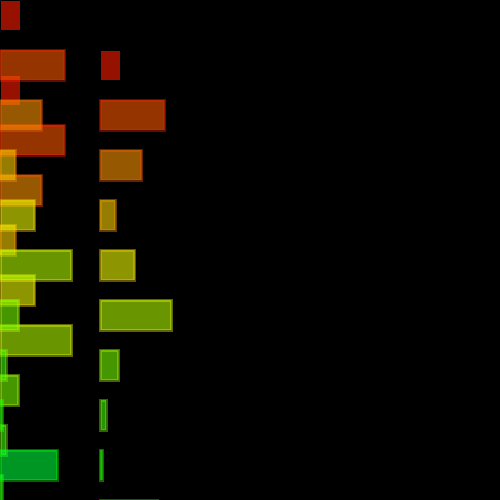
Frame 1 (no input)
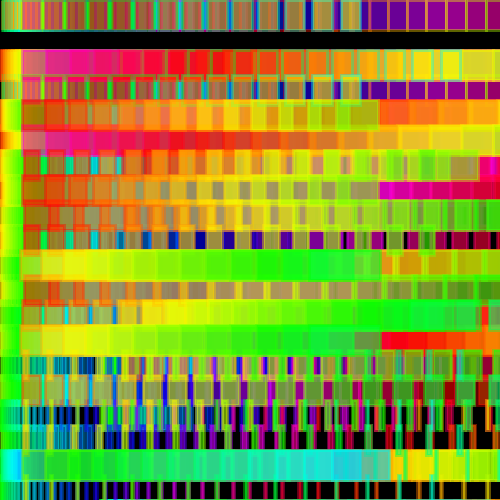
Frame 60 (the mouse pressed at the canvas centre just before this capture)
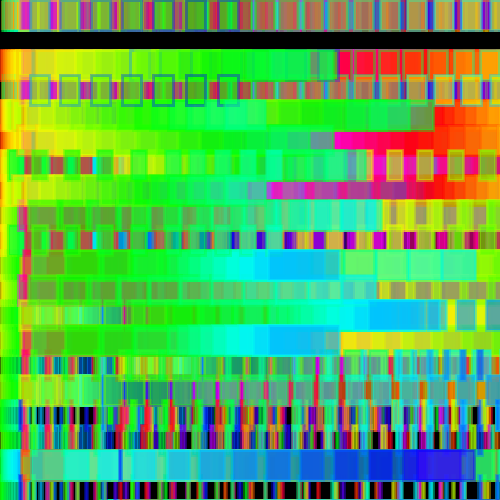
Frame 120 (the mouse held since frame 60 and released just before this capture)

The Processing sketch that drew these frames (run headless with seeded random() and noise(); from frame 60 on, the mouse is pressed at the canvas centre):

// Processing sketch: processing_117641
// ── processing_117641.pde

Circles Jerry;
Circles Vezenelle;
Circles Celesto;
Circles Lior;
Circles Joseph;
Circles Evangelo;
Circles Prymoxander;
Circles Dizmer;
Circles Alexandrus;
Circles Devazone;

void setup() {
  background(0);
  colorMode(HSB);
  size(500, 500);
  Jerry = new Circles(color(random(255), 255, 255, 100));
  Jerry.y=0;
  Jerry.velocity=random(1);
  
  Vezenelle = new Circles(color(random(255), 255, 255.100));
  Vezenelle.y=50;
  Vezenelle.velocity=random(1);
  Vezenelle.beauty=10;

  Celesto= new Circles(color(random(255), 255, 255, 100));
  Celesto.y=100;
  Celesto.beauty=20;
  Celesto.velocity=random(1);

    Lior= new Circles(color(random(255), 255, 255, 100));
  Lior.y=150;
  Lior.beauty=30;
  Lior.velocity=random(1);
  
  Joseph=new Circles(color(random(255),255,255,100));
  Joseph.y=200;
  Joseph.beauty=40;
  Joseph.velocity=random(1);
  
  Evangelo=new Circles(color(random(255),255,255,100));
  Evangelo.y=250;
  Evangelo.beauty=50;
  Evangelo.velocity=random(1);
  
  Prymoxander=new Circles(color(random(255),255,255,100));
  Prymoxander.y=300;
  Prymoxander.beauty=60;
  Prymoxander.velocity=random(1);
  
  Dizmer= new Circles(color(random(255),255,255,100));
  Dizmer.y=350;
  Dizmer.beauty=70;
  Dizmer.velocity=random(1);
  
  Alexandrus= new Circles(color(random(255),255,255,100));
  Alexandrus.y=400;
  Alexandrus.beauty=80;
  Alexandrus.velocity=random(1);
  
  Devazone= new Circles(color(random(255),255,255,100));
  Devazone.y=450;
  Devazone.beauty=90;
  Devazone.velocity=random(1);
}

void draw() {
  //background(0);
  Jerry.update();
  Jerry.display();
  Vezenelle.update();
  Vezenelle.display();
  Celesto.update();
  Celesto.display();
  Lior.update();
  Lior.display();
  Joseph.update();
  Joseph.display();
  Evangelo.update();
  Evangelo.display();
  Prymoxander.update();
  Prymoxander.display();
  Dizmer.update();
  Dizmer.display();
  Alexandrus.update();
  Alexandrus.display();
  Devazone.update();
  Devazone.display();
  
  
  
}

class Circles{
  float x;
  float y;
  float xspeed;
  float yspeed;
  float velocity;
  color fillValue;
  float beauty;
  float z;
  
  
  
Circles(color c){

  
  z=random(75);
  x=0;
  y=0;
  xspeed=0;
  yspeed=1;
  fillValue =c; 
  velocity=0;
  beauty=0;
  
}

void update(){
  println(velocity);
  
if (x>=width){x=0;}
if (velocity>=35){velocity=random(35);}

x=x+xspeed+velocity;
velocity=velocity+random(1);


beauty= beauty+5;
if(beauty>=255){beauty=0;}
}

void display(){
  
 //noStroke();
fill(beauty,255,255,150);
rect (x,y,z,30);
rect(x+100,y+50,z,30);
rect(x,y+75,z,30);

smooth();
strokeWeight(3);
stroke(beauty,255,255,100);




}
}
